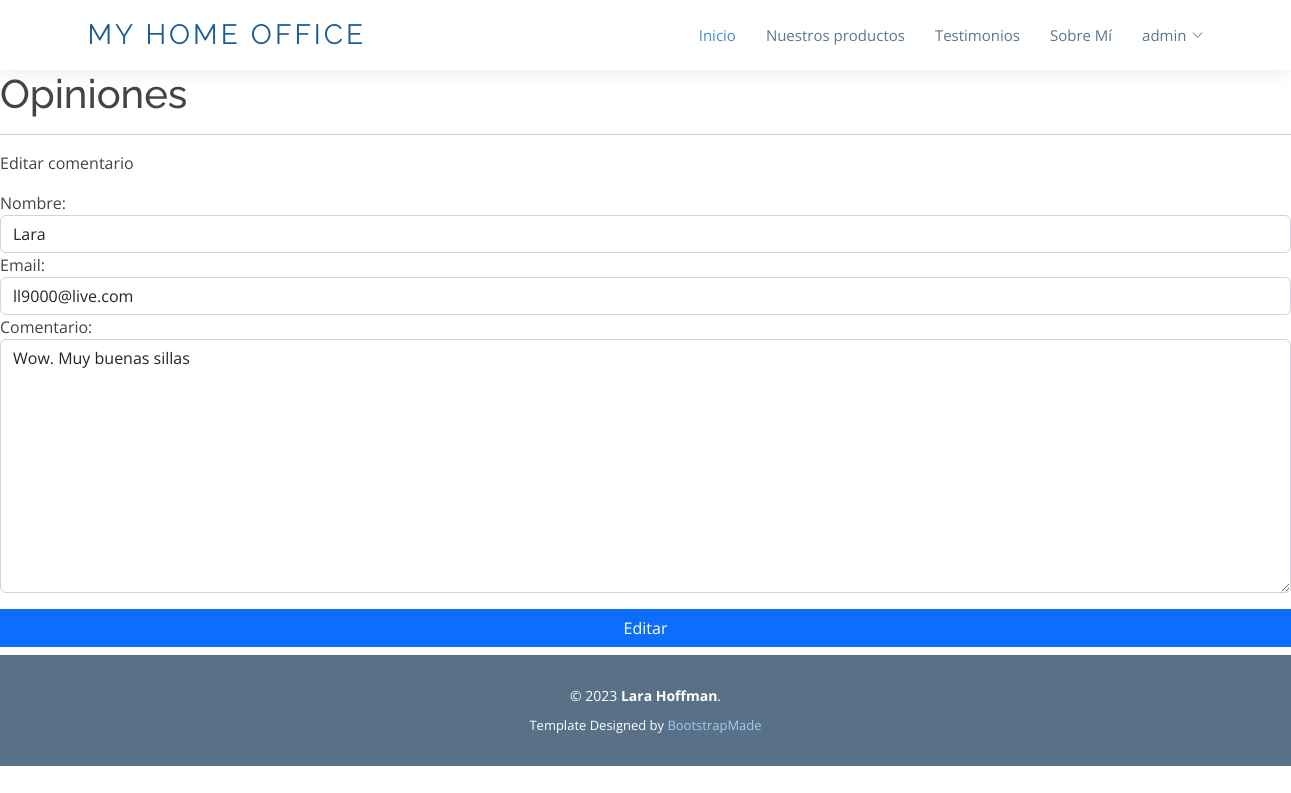
/editarMensajes/Lara (signed in), run on the app's committed database.
### AppFinal/models.py (models this page shows, shortened)
class Mensajes(models.Model):
    nombre = models.CharField(max_length=50)
    email = models.EmailField()
    comentario = models.TextField(max_length=200)

### AppFinal/views.py (the view)
# urls.py: path('editarMensajes/<mensaje_nombre>', views.editarMensaje, name="EditarMensaje"),
@user_passes_test(admin_check)
@login_required
def editarMensaje(request, mensaje_nombre):
    mensaje = Mensajes.objects.get(nombre=mensaje_nombre)
    if request.method == 'POST':
        miFormulario = MensajesFormulario(request.POST)
        print(miFormulario)
        if miFormulario.is_valid:
            info = miFormulario.cleaned_data
            mensaje.nombre = info['nombre']
            mensaje.email = info['email']
            mensaje.comentario = info['comentario']
            mensaje.save()
            mensajes = Mensajes.objects.all()
            context = {"mensajes":mensajes}
        return render(request, "AppFinal/leerMensajes.html", context) #mejor que te lleve a otra pagina como el inicio
    else:
        miFormulario = MensajesFormulario(initial={'nombre': mensaje.nombre, 'email': mensaje.email, 'comentario': mensaje.comentario})
    return render(request, "AppFinal/editarMensajes.html", {"miFormulario": miFormulario, "mensaje_nombre": mensaje_nombre})

### AppFinal/forms.py
class MensajesFormulario(forms.Form):
    nombre = forms.CharField(max_length=50, widget=forms.TextInput(attrs={"class": "form-control", "placeholder": "Ingrese su nombre"}))
    email = forms.EmailField(widget=forms.TextInput(attrs={"class": "form-control", "placeholder": "Ingrese su correo"}))
    comentario = forms.CharField(max_length=200, widget=forms.Textarea(attrs={"class": "form-control"}))
    class Meta:
        model = Mensajes
        fields = '__all__'

### AppFinal/views.py (called while the page is built)
def admin_check(user):
    return user.is_superuser

### AppFinal/templates/AppFinal/editarMensajes.html (shortened to what this page needs)
{% extends "AppFinal/layout.html" %}
{% load static %}
{% block lo-que-cambia %}
    <h1>Opiniones</h1>
    <hr>
    <p>Editar comentario</p>
    <form action="" method="POST" class="row g-3 align-items-center">{% csrf_token %}
    <div class="col-12">
      {{ miFormulario.as_table }}
    </div>
    <input type="submit" class="btn btn-primary" value="Editar">
    </form>
{% endblock %}

### AppFinal/templates/AppFinal/layout.html (shortened to what this page needs)
<!doctype html>
<html lang="es">
  <head>
    {% load static %}
    <link href="https://cdn.jsdelivr.net/npm/bootstrap@5.3.0-alpha3/dist/css/bootstrap.min.css" rel="stylesheet">
    <link href="{% static 'AppFinal/assets/vendor/animate.css/animate.min.css' %}" rel="stylesheet">
    <link href="{% static 'AppFinal/assets/vendor/aos/aos.css' %}" rel="stylesheet">
    <link href="{% static 'AppFinal/assets/vendor/bootstrap/css/bootstrap.min.css' %}" rel="stylesheet">
    <link href="{% static 'AppFinal/assets/vendor/bootstrap-icons/bootstrap-icons.css' %}" rel="stylesheet">
    <link href="{% static 'AppFinal/assets/vendor/boxicons/css/boxicons.min.css' %}" rel="stylesheet">
    <link href="{% static 'AppFinal/assets/vendor/glightbox/css/glightbox.min.css' %}" rel="stylesheet">
    <link href="{% static 'AppFinal/assets/vendor/swiper/swiper-bundle.min.css' %}" rel="stylesheet">
    <link href="{% static 'AppFinal/assets/css/style.css' %}" rel="stylesheet">
  </head>
  <body>
    <header id="header" class="d-flex align-items-center">
      <div class="container d-flex align-items-center">
        <div class="logo me-auto">
          <h1><a href="{% url 'Inicio' %}">My Home Office</a></h1>
        </div>
        <nav id="navbar" class="navbar">
          <ul>
            <li><a class="nav-link scrollto active" href="{% url 'Inicio' %}">Inicio</a></li>
            <li><a class="nav-link scrollto" href="{% url 'List' %}">Nuestros productos</a></li>
            <li><a class="nav-link scrollto" href="{% url 'LeerMensajes' %}">Testimonios</a></li>
            <li><a class="nav-link scrollto" href="{% url 'About' %}">Sobre Mí</a></li>
            {% if not request.user.is_authenticated %}
            <li><a class="nav-link scrollto" href="{% url 'Register' %}">Registrarse</a></li>
            <li><a class="nav-link scrollto" href="{% url 'Login' %}">Iniciar Sesión</a></li>
            {% else %}
            <li class="dropdown"><a href="{% url 'Perfil'%}"><span>{% if perfil.avatar %}
              <img src="{{ perfil.avatar.url }}" height="20px" width="20px" alt="Avatar">
              {% else %}
              {{request.user.username}}
              {% endif %}</span><i class="bi bi-chevron-down"></i></a>
            </li>
            {% endif %}
          </ul>
        </nav>
      </div>
    </header>
    <main id="main">
      {% block lo-que-cambia %}
      {% endblock %}
    </main>
  <footer id="footer">
    <div class="container">
      <div class="copyright">
        &copy; 2023 <strong><span>Lara Hoffman</span></strong>.
      </div>
      <div class="credits">
        Template Designed by <a href="https://bootstrapmade.com/">BootstrapMade</a>
      </div>
    </div>
  </footer>
  </body>
</html>

### AppFinal/static/AppFinal/assets/css/style.css (style rules this page uses)
body { font-family: "Open Sans", sans-serif; color: #444; }
a { color: #428bca; text-decoration: none; }
h1, h2, h3, h4, h5, h6, .font-primary { font-family: "Raleway", sans-serif; }
#header { height: 70px; background: #fff; z-index: 997; box-shadow: 0px 5px 15px 0px rgba(0, 0, 0, 0.06); }
#header .logo h1 { font-size: 28px; margin: 0; padding: 10px 0; line-height: 1; font-weight: 400; letter-spacing: 3px; text-transform: uppercase; }
#header .logo h1 a, #header .logo h1 a:hover { color: #1c5c93; text-decoration: none; }
.navbar { padding: 0; }
.navbar ul { margin: 0; padding: 0; display: flex; list-style: none; align-items: center; }
.navbar li { position: relative; }
.navbar a, .navbar a:focus { display: flex; align-items: center; justify-content: space-between; padding: 10px 0 10px 30px; font-family: "Open Sans", sans-serif; font-size: 15px; color: #5c768d; white-space: nowrap; transition: 0.3s; }
.navbar a i, .navbar a:focus i { font-size: 12px; line-height: 0; margin-left: 5px; }
.navbar a:hover, .navbar .active, .navbar .active:focus, .navbar li:hover>a { color: #428bca; }
#footer { background: #587187; padding: 0 0 30px 0; color: #fff; font-size: 14px; }
#footer .copyright { text-align: center; padding-top: 30px; }
#footer .credits { padding-top: 10px; text-align: center; font-size: 13px; color: #fff; }
#footer .credits a { color: #9eccf4; }

### data on the page
Mensajes: nombre "Lara", email "ll9000@live.com", comentario "Wow. Muy buenas sillas"

### other printed values
{{ request.user.username }} "admin"
